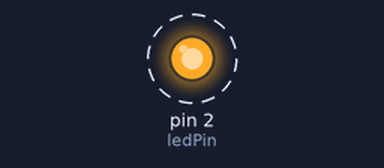
The sketch below on a simulated Arduino Uno, built with avr-gcc and run on an emulated ATmega328P. On the bench: output pins drawn as LEDs (lit = HIGH). Dashed ring = blinking.

Above: at 0.2 s.
Timing chart, 0 to 3.0 s (numbered marks = the images above):
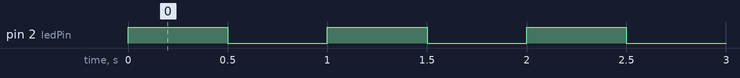

The sketch:

ultrasonic.ino
```cpp
/* This not working right know, needs to solved both the sensor and the button */


int buttonPin = 0;     // the number of the pushbutton pin
int ledPin =  2;      // the number of the LED pin
int trigPin = 7;     // the triggering pin of the ultrasonic sensor
int echoPin =6;      // the echo pin of the ultrasonic sensor

int buttonState = 0; // Sets button to 0

//Set up, runs only once

void setup() {
   // initialize serial communication:
   Serial.begin(9600);
   // initialize the LED pin as an output:
   pinMode(ledPin, OUTPUT);
   // initialize the pushbutton pin as an input:
   pinMode(buttonPin, INPUT);
   pinMode(trigPin, OUTPUT);
   pinMode(echoPin, INPUT);

}

//Loop part, it runs over and over again
void loop() {
  // read the state of the pushbutton value:
  buttonState = digitalRead(buttonPin);


  // check if the pushbutton is pressed.
  // if it is, the buttonState is HIGH turn on the led to check if it works
  if (buttonState == LOW) {
    // LED switch on:
    digitalWrite(ledPin, HIGH);
    delay(500);
    }

    //  LED switch off
    if(buttonState= HIGH){
    digitalWrite(ledPin, LOW);
     delay(500);
    }
  }

  void ultrasonic(){
   // The sensor is triggered by a HIGH pulse of 10 or more microseconds.
  // Give a short LOW pulse beforehand to ensure a clean HIGH pulse:
  pinMode(trigPin, OUTPUT);
  digitalWrite(trigPin, LOW);
  delayMicroseconds(2);
  digitalWrite(trigPin, HIGH);
  delayMicroseconds(10);
  digitalWrite(trigPin, LOW);

  // Read the signal from the sensor: a HIGH pulse whose
  // duration is the time (in microseconds) from the sending
  // of the ping to the reception of its echo off of an object.
  pinMode(echoPin, INPUT);

   if (echoPin < 10) {
    // LED switch on:
    digitalWrite(ledPin, HIGH);
    delay(1000);
    Serial.println("be careful");
    }

    //  LED switch off
    else if(echoPin>10){
    digitalWrite(ledPin, LOW);
     delay(1000);

    }


  // a delay in time in order to avoid unstable behavior
  delay(100);
  }
```

Measured:
- by itself, pin 2 (ledPin): alternates HIGH for 0.50 s and LOW for 0.50 s
